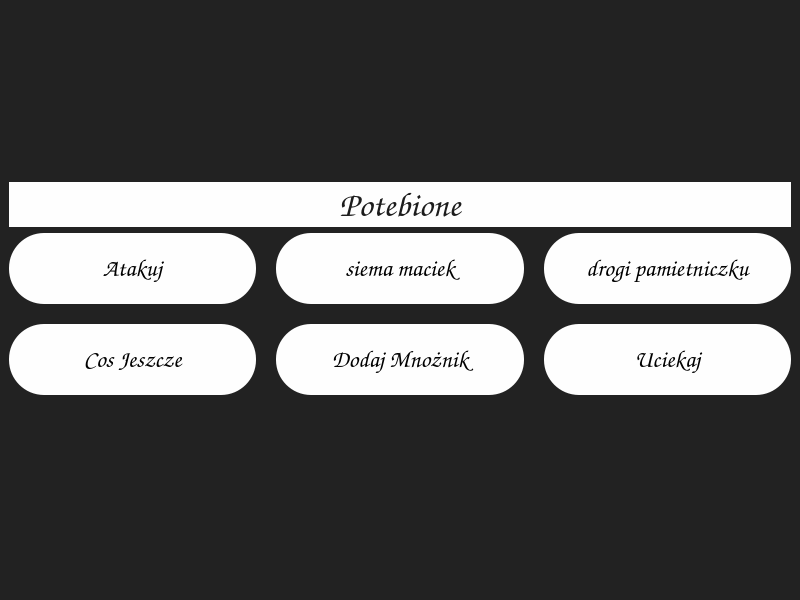
<?xml version="1.0" encoding="UTF-8"?>
<ui version="4.0">
 <class>MainWindow</class>
 <widget class="QMainWindow" name="MainWindow">
  <property name="geometry">
   <rect>
    <x>0</x>
    <y>0</y>
    <width>800</width>
    <height>600</height>
   </rect>
  </property>
  <property name="minimumSize">
   <size>
    <width>400</width>
    <height>300</height>
   </size>
  </property>
  <property name="windowTitle">
   <string>Wojanek Mango 67</string>
  </property>
  <property name="styleSheet">
   <string notr="true">background: #222</string>
  </property>
  <widget class="QWidget" name="centralwidget">
   <property name="sizePolicy">
    <sizepolicy hsizetype="Expanding" vsizetype="Expanding">
     <horstretch>0</horstretch>
     <verstretch>0</verstretch>
    </sizepolicy>
   </property>
   <layout class="QVBoxLayout" name="verticalLayout_2">
    <item>
     <layout class="QVBoxLayout" name="verticalLayout" stretch="1,1">
      <item>
       <widget class="QPushButton" name="btn_test">
        <property name="font">
         <font>
          <family>Comic Sans MS</family>
          <pointsize>26</pointsize>
          <weight>75</weight>
          <italic>true</italic>
          <bold>true</bold>
         </font>
        </property>
        <property name="cursor">
         <cursorShape>UpArrowCursor</cursorShape>
        </property>
        <property name="styleSheet">
         <string notr="true">background: #fefefe;
color: #1c1c1c;
border-radius: 100%;</string>
        </property>
        <property name="text">
         <string>Potebione</string>
        </property>
        <property name="icon">
         <iconset>
          <normaloff>../../../../../../Downloads/1664302472valorant-logo png-black.webp</normaloff>../../../../../../Downloads/1664302472valorant-logo png-black.webp</iconset>
        </property>
        <property name="iconSize">
         <size>
          <width>64</width>
          <height>64</height>
         </size>
        </property>
       </widget>
      </item>
      <item>
       <layout class="QGridLayout" name="gridLayout" rowstretch="0,0" columnstretch="0,0,0">
        <property name="leftMargin">
         <number>0</number>
        </property>
        <property name="spacing">
         <number>20</number>
        </property>
        <item row="1" column="1">
         <widget class="QPushButton" name="boost_btn">
          <property name="font">
           <font>
            <family>Comic Sans MS</family>
            <pointsize>18</pointsize>
            <weight>75</weight>
            <italic>true</italic>
            <bold>true</bold>
           </font>
          </property>
          <property name="styleSheet">
           <string notr="true">padding:20px; background: #fefefe; border-radius: 35%;</string>
          </property>
          <property name="text">
           <string>Dodaj Mnożnik</string>
          </property>
         </widget>
        </item>
        <item row="0" column="0">
         <widget class="QPushButton" name="atack_btn">
          <property name="font">
           <font>
            <family>Comic Sans MS</family>
            <pointsize>18</pointsize>
            <weight>75</weight>
            <italic>true</italic>
            <bold>true</bold>
           </font>
          </property>
          <property name="styleSheet">
           <string notr="true">padding:20px; background: #fefefe; border-radius: 35%;</string>
          </property>
          <property name="text">
           <string>Atakuj</string>
          </property>
         </widget>
        </item>
        <item row="1" column="2">
         <widget class="QPushButton" name="run_btn">
          <property name="font">
           <font>
            <family>Comic Sans MS</family>
            <pointsize>18</pointsize>
            <weight>75</weight>
            <italic>true</italic>
            <bold>true</bold>
           </font>
          </property>
          <property name="styleSheet">
           <string notr="true">padding:20px; background: #fefefe; border-radius: 35%;</string>
          </property>
          <property name="text">
           <string>Uciekaj</string>
          </property>
         </widget>
        </item>
        <item row="0" column="2">
         <widget class="QPushButton" name="log_btn">
          <property name="font">
           <font>
            <family>Comic Sans MS</family>
            <pointsize>18</pointsize>
            <weight>75</weight>
            <italic>true</italic>
            <bold>true</bold>
           </font>
          </property>
          <property name="styleSheet">
           <string notr="true">padding:20px; background: #fefefe; border-radius: 35%;</string>
          </property>
          <property name="text">
           <string>drogi pamietniczku</string>
          </property>
         </widget>
        </item>
        <item row="1" column="0">
         <widget class="QPushButton" name="random_btn">
          <property name="font">
           <font>
            <family>Comic Sans MS</family>
            <pointsize>18</pointsize>
            <weight>75</weight>
            <italic>true</italic>
            <bold>true</bold>
           </font>
          </property>
          <property name="styleSheet">
           <string notr="true">padding:20px; background: #fefefe; border-radius: 35%;</string>
          </property>
          <property name="text">
           <string>Cos Jeszcze</string>
          </property>
         </widget>
        </item>
        <item row="0" column="1">
         <widget class="QPushButton" name="talk_btn">
          <property name="font">
           <font>
            <family>Comic Sans MS</family>
            <pointsize>18</pointsize>
            <weight>75</weight>
            <italic>true</italic>
            <bold>true</bold>
           </font>
          </property>
          <property name="styleSheet">
           <string notr="true">padding:20px; background: #fefefe; border-radius: 35%;</string>
          </property>
          <property name="text">
           <string>siema maciek</string>
          </property>
         </widget>
        </item>
       </layout>
      </item>
     </layout>
    </item>
   </layout>
  </widget>
  <widget class="QMenuBar" name="menubar">
   <property name="geometry">
    <rect>
     <x>0</x>
     <y>0</y>
     <width>800</width>
     <height>22</height>
    </rect>
   </property>
  </widget>
  <widget class="QStatusBar" name="statusbar"/>
 </widget>
 <resources/>
 <connections/>
</ui>
